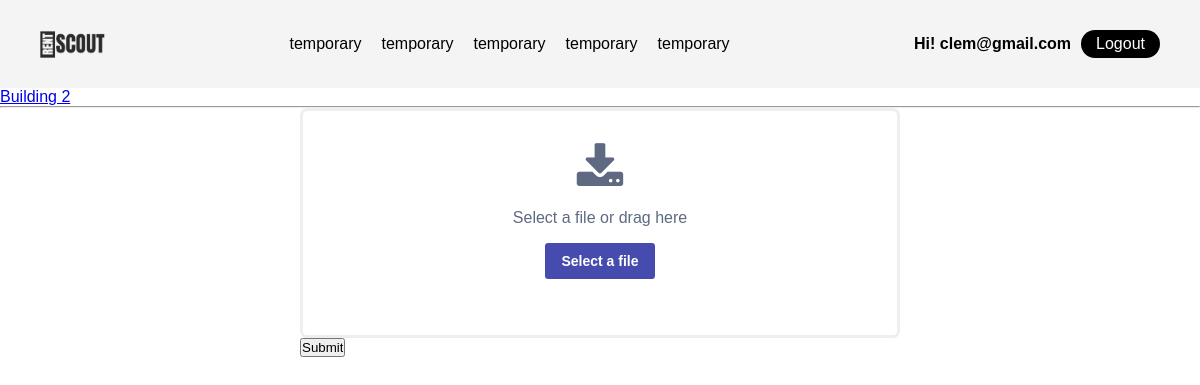
/room_photo/edit/1/ (signed in), run on an earlier commit of the app's database.
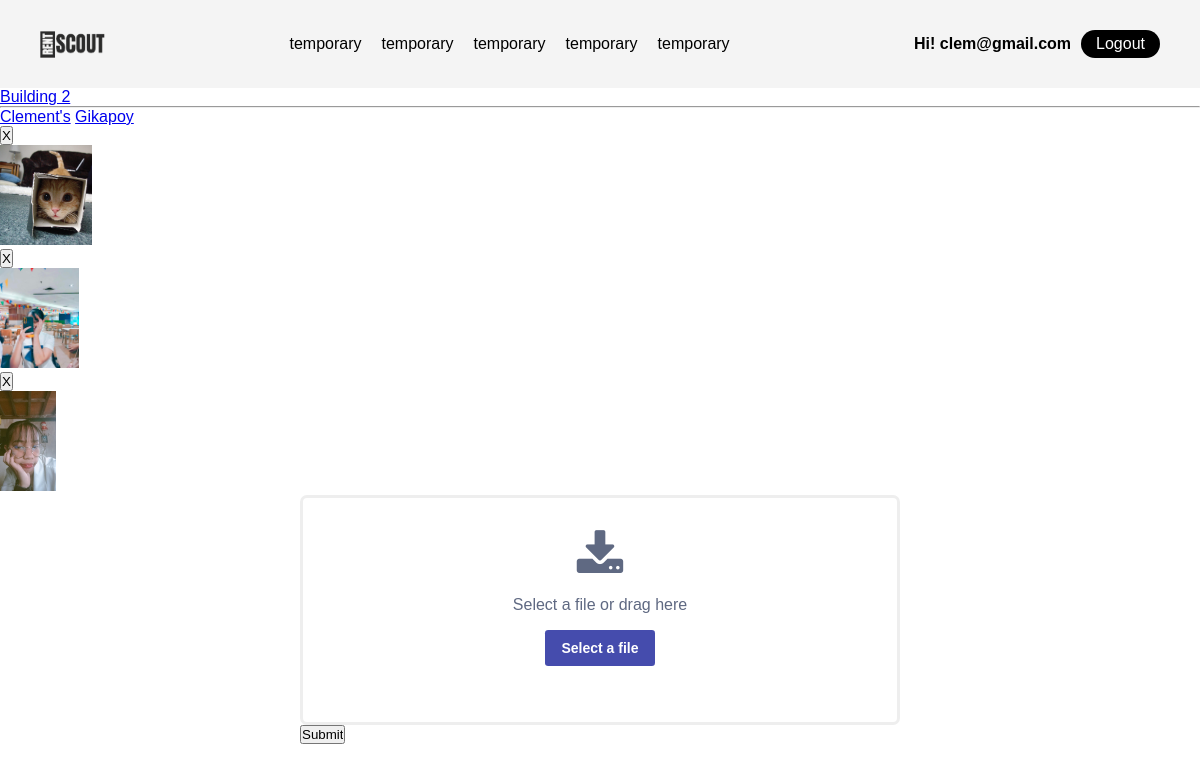
And on a later commit of the database.
### RentScout/models.py (models this page shows, shortened)
class ScoutUser(AbstractBaseUser, PermissionsMixin):
    MALE = 'Male'
    FEMALE = 'Female'
    GENDERS = [
        (MALE, 'Male'),
        (FEMALE, 'Female')
    ]
    userid = models.AutoField(primary_key=True)
    email = models.EmailField(_("email address"), unique=True)
    firstname = models.CharField(max_length = 20)
    lastname = models.CharField(max_length = 20)
    middlename = models.CharField(max_length = 20)
    birthdate = models.DateField(default = timezone.now)
    gender = models.CharField(max_length = 8, choices = GENDERS, default = MALE)
    is_staff = models.BooleanField(default=False)
    is_active = models.BooleanField(default=True)
    date_joined = models.DateTimeField(default=timezone.now)
    USERNAME_FIELD = "email"
    REQUIRED_FIELDS = []
    objects = CustomUserManager()
    groups = models.ManyToManyField(
        Group,
        verbose_name=_("groups"),
        blank=True,
        related_name="scout_user_groups"  # Specify a related_name to resolve the clash
    )
    user_permissions = models.ManyToManyField(
        Permission,
        verbose_name=_("user permissions"),
        blank=True,
        related_name="scout_user_permissions"  # Specify a related_name to resolve the clash
    )

class Room(models.Model):
    roomid = models.AutoField(primary_key=True)
    building_id = models.ForeignKey(Building, on_delete=models.CASCADE, default="", blank=False, null=False)
    room_name = models.CharField(max_length=250)
    person_free = models.IntegerField(validators = [ MinValueValidator(1)])
    current_male = models.IntegerField(default=0)
    current_female = models.IntegerField(default=0)
    price = models.PositiveIntegerField(default=100)
    room_size = models.CharField(max_length = 20) # get l&w then concat
    shower = models.BooleanField(default=False)
    priv_bathrooom = models.BooleanField(default=False)
    public_bathroom = models.BooleanField(default=False)
    AC = models.BooleanField(default=False) # aircon
    wardrobe = models.BooleanField(default = False)
    kitchen = models.BooleanField(default = False)
    bed = models.IntegerField(validators = [ MinValueValidator(0)])
    double_deck = models.IntegerField(validators = [ MinValueValidator(0)])
    free_wifi = models.BooleanField(default = False)

class RoomImage(models.Model):
    room_imgID = models.AutoField(primary_key = True)
    room_img = models.FileField(upload_to = 'upload/room_imgs', blank = True, null = True)
    roomid = models.ForeignKey(Room, related_name = 'room_photo', on_delete = models.CASCADE, null = False, blank = False)

### RentScout/views.py (the view)
# urls.py: path('room_photo/edit/<int:pk>/', views.room_edit_photo, name='edit_photo'),
def room_edit_photo(request, pk):
    images = RoomImage.objects.filter(roomid = pk)
    rooms = Room.objects.filter(building_id__building_owner = request.user)
    photoform = RoomImageForm()
    context = { 'images': images, 'rooms':rooms, 'photoform':photoform,
                'room_id': pk, }
    return render(request, 'RentScout/edit_room_photo.html', context)

### RentScout/forms.py
class RoomImageForm(ModelForm):
    class Meta:
        model = RoomImage
        exclude = ('room_imgID',)

### RentScout/templates/RentScout/edit_room_photo.html (shortened to what this page needs)
{% extends 'index.html' %}
{% block stylecontent %}
    {% load static %}
    <link rel="stylesheet" href="{% static 'css/room_edit.css' %}?100">
{% endblock stylecontent %}
{% block bodycontent %}
    <div id="room_display">
        {% for room in rooms %}
            <a href="{% url 'edit_photo' room.roomid %}">{{ room.room_name }}</a>
        {% endfor %}
    </div>
    <div id="image_container">
        <ul>
            {% for image in images %}
                <div>
                    <form action="" method="POST">
                        <input type="submit" value="X">
                    </form>
                    <img class="image" src="{{ image.room_img.url }}" alt="{{ image.room_img.name }}">
                </div>
            {% endfor %}
        </ul>
        <div id="upload_photo_container">
            <form action="{% url 'room_photo_upload' %}" method="POST" id="file-upload-form" class="uploader" enctype="multipart/form-data">
                <label for="file-upload" id="file-drag">
                <div id="start">
                    <i class="fa fa-download" aria-hidden="true"></i>
                    <div>Select a file or drag here</div>
                    <span id="file-upload-btn" class="btn btn-primary">Select a file</span>
                </div>
                </label>
                <input type="submit" value="Submit">
            </form>
        </div>
    </div>
{% endblock bodycontent %}

### templates/index.html (shortened to what this page needs)
<!DOCTYPE html>
<html lang="en">
<head>
    {% load static %}
    {% block stylecontent %}
    {% endblock stylecontent %}
    <link rel="stylesheet" href="{% static 'css/navigation.css' %}">
</head>
<body >
<body>
    <nav>
        <img src="{% static 'imgs/nav/logo22.png' %}" alt="Website logo" >
        <ul>
            <li>temporary</li>
            <li>temporary</li>
            <li>temporary</li>
            <li>temporary</li>
            <li>temporary</li>
        </ul>
        <div>
            {% if request.user.is_authenticated %}
                <h4>Hi! {{ request.user.email }}</h4>
                <a href="{% url 'logout' %}">Logout</a>
            {% else %}
                <a href="{% url 'signin' %}">Signin</a>
            {% endif %}
        </div>
    </nav>
    <a href="{% url 'building_info' 1 %}">Building 2</a>
    <hr>
    {% block bodycontent %}
    {% endblock %}
</body>
</html>

### RentScout/static/css/room_edit.css (style rules this page uses)
.image { max-width: 100px; max-height: 100px; }
.uploader { display: block; clear: both; margin: 0 auto; width: 100%; max-width: 600px; }
.uploader label { float: left; clear: both; width: 100%; padding: 2rem 1.5rem; text-align: center; background: #fff; border-radius: 7px; border: 3px solid #eee; transition: all .2s ease; user-select: none; }
.uploader #start { float: left; clear: both; width: 100%; }
.uploader #start i.fa { font-size: 50px; margin-bottom: 1rem; transition: all .2s ease-in-out; }
.uploader div { margin: 0 0 .5rem 0; color: #5f6982; }
.uploader .btn { display: inline-block; margin: .5rem .5rem 1rem .5rem; clear: both; font-family: inherit; font-weight: 700; font-size: 14px; text-decoration: none; text-transform: initial; border: none; border-radius: .2rem; outline: none; padding: 0 1rem; height: 36px; line-height: 36px; color: #fff; transition: all 0.2s ease-in-out; box-sizing: border-box; background: #454cad; border-color: #454cad; cursor: pointer; }

### RentScout/static/css/navigation.css (style rules this page uses)
* { margin: 0; padding: 0; box-sizing: border-box; font-family: 'Poppins', sans-serif; }
nav { display: flex; justify-content: space-between; align-items: center; background-color: #f4f4f4; padding: 30px 40px; }
nav img { height: 27px; width: 65px; }
nav ul { display: flex; list-style-type: none; gap: 20px; }
nav ul li { text-decoration: none; }
nav div { display: flex; justify-content: center; align-items: center; gap: 10px; }
nav div a { background-color: black; text-decoration: none; color: white; padding: 5px 15px; border-radius: 20px; }

### templates/index.html (style rules this page uses)
* { margin: 0; padding: 0; box-sizing: border-box; font-family: 'Poppins', sans-serif; }

What changed in the data, as far as the page shows it:
added Room: room_name "Clement's"
added Room: room_name "Gikapoy"
added RoomImage: room_img (picture)
added RoomImage: room_img (picture)
added RoomImage: room_img (picture)
